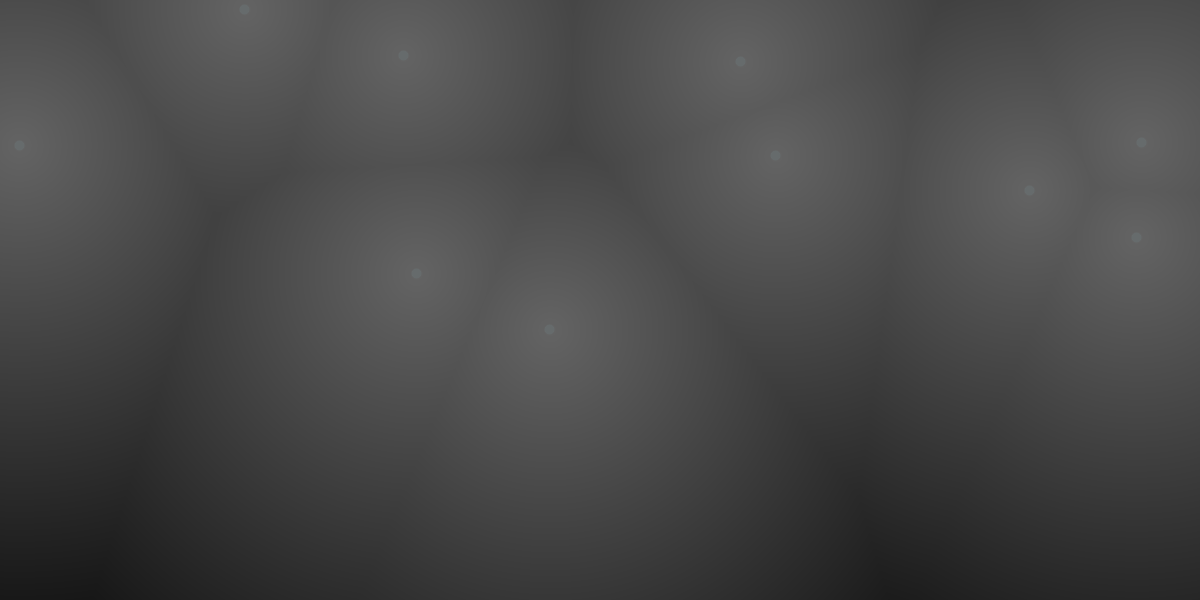
Frame 1 (no input)
Frame 2 (the mouse pressed at the canvas centre, redrawn once): identical to frame 1, image omitted

The Processing sketch that drew this single still picture (run headless with seeded random() and noise(); the mouse was pressed at the canvas centre and the sketch redrawn once):

// Processing sketch: mkesmnoiz
// ── mkesmnoiz.pde
PVector[] punktar = new PVector[10];

void setup() {
  size(1200,600);
  
  
  for (int i = 0; i < punktar.length; i++) {
   punktar[i] = new PVector(random(width), random(height));  
  }
  
}

void draw() {
  loadPixels();
  for (int x = 0; x < width; x++) {
      for (int y = 0; y < height; y++) {
      
            float[] distances = new float[punktar.length];
            for (int i = 0; i < punktar.length; i++) {
             float d = dist(x, y, punktar[i].x, punktar[i].y); 
             distances[i] = d;
            }
            int n = 0;
          float[] sorted = sort(distances);
          float noise = map(sorted[n], 0, width/2,100,0);
          int onePX = x + y * width;
          pixels[onePX] = color(noise);
  }
  }
  updatePixels();
  
  noLoop();
  
  for (PVector p : punktar) {
   stroke(153,245,254,15);
   strokeWeight(10);
   point(p.x,p.y);
  }
}
